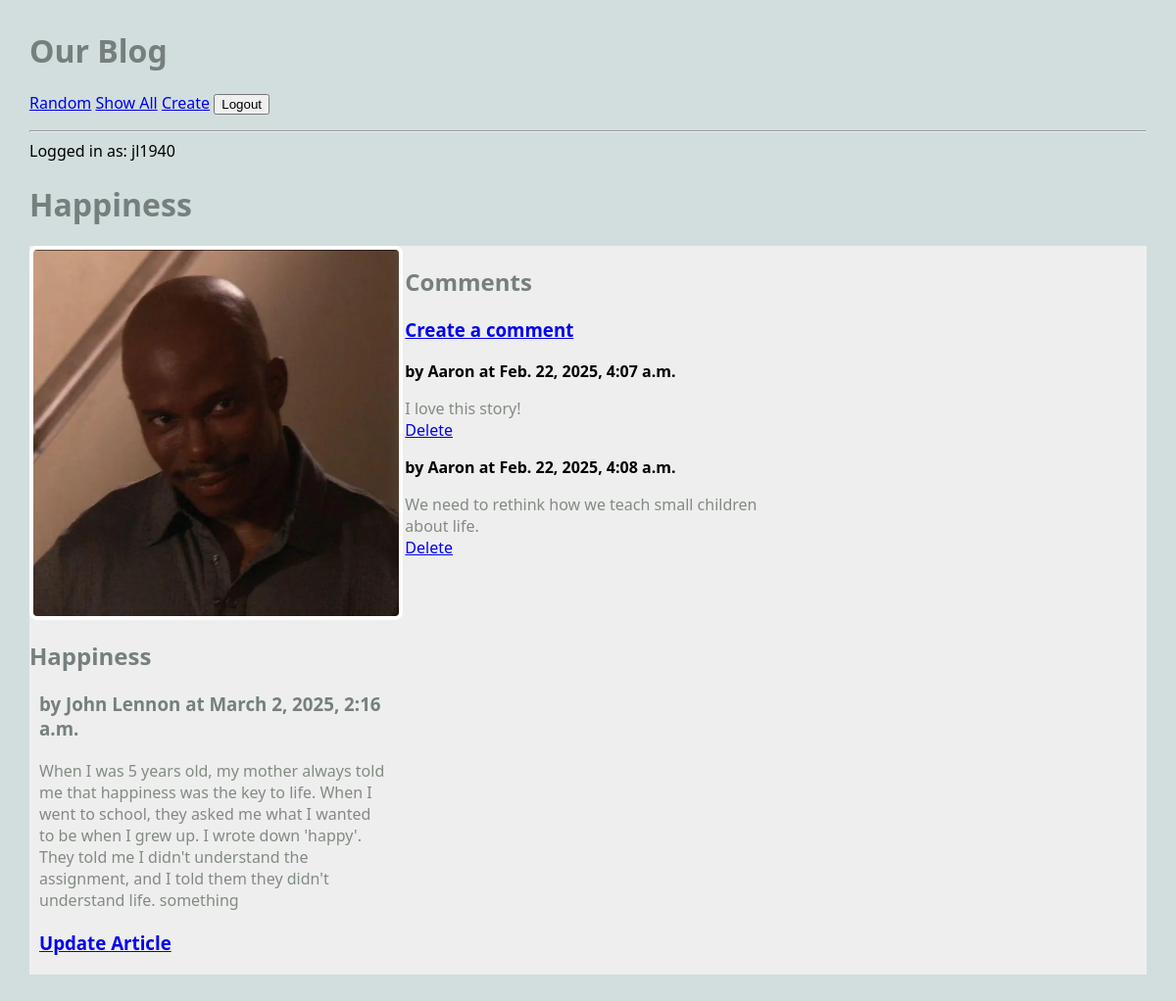
Screenshot of /blog/article/1 (signed in) with the database file from the repository.
### blog/models.py (models this page shows, shortened)
class Article(models.Model):
    title = models.TextField(blank=True)
    author = models.TextField(blank=True)
    text = models.TextField(blank=True)
    published = models.DateTimeField(auto_now=True)
    image_file = models.ImageField(blank=True)
    def get_all_comments(self):
        comments = Comment.objects.filter(article=self)
        return comments

class Comment(models.Model):
    article = models.ForeignKey(Article, on_delete=models.CASCADE)
    author = models.TextField(blank=False)
    text = models.TextField(blank=False)
    published = models.DateTimeField(auto_now=True)
    def __str__(self):
        return f'{self.text}'

### blog/views.py (the view)
# urls.py: path('article/<int:pk>', ArticleView.as_view(), name='article'), # new
class ArticleView(DetailView):
    model = Article
    template_name = 'blog/article.html'
    context_object_name = "article" # note singular variable name

### blog/templates/blog/article.html
{% extends 'blog/base.html' %}
{% block content %}
<h1>{{article.title}}</h1>
<main class="grid-container">
   <article>
       {% if article.image_file %}
       <img src="{{article.image_file.url}}" alt="">
       {% else %}
       <h3>No image</h3>
       {% endif %}
       <div>
            <h2>{{article.title}}</h2>
            <h3>by {{article.author}} at {{article.published}} </h3>
            <p>
                {{article.text}}
            </p>
            <h3>
                <a href="{% url 'update_article' article.pk %}">Update Article</a>
            </h3>
        </div>
    </article>
    <div>
        <h2>Comments</h2>
        <h3>
            <a href="{% url 'create_comment' article.pk %}">Create a comment</a>
        </h3>
        {% for comment in article.get_all_comments %}
            <div>
                <strong>by {{comment.author}} at {{comment.published}}</strong>
                <p>
                    {{comment.text}}
                    <br>
                    <a href="{% url 'delete_comment' comment.pk %}">Delete</a>
                </p>
            </div>
        {% endfor %}
    </div>
</main>
{% endblock %}

### blog/templates/blog/base.html (shortened to what this page needs)
{% load static %}
<html>
    <head>
        <link rel="stylesheet" href="{% static 'styles-blog.css' %}">
    </head>
    <body>
        <head>
            <h1>Our Blog</h1>
            <nav>
                <ul>
                    <li><a href="{% url 'random' %}">Random</a></li>
                    <li><a href="{% url 'show_all' %}">Show All</a></li>
                    {% if request.user.is_authenticated %}
                        <li><a href="{% url 'create_article' %}">Create</a></li>
                        <form action="{% url 'logout' %}" method="POST" style="display: inline;">
                            <button type="submit">Logout</button>
                        </form>
                    {% else %}
                        <li><a href="{% url 'login' %}">Log in</a></li>
                    {% endif %}
                </ul>
                <hr>
                {% if request.user.is_authenticated %}
                Logged in as: {{request.user}}
                {% else %}
                Not logged in.
                {% endif %}
            </nav>
        </head>
        {% block content %}
        {% endblock %}
    </body>
</html>

### static/styles-blog.css (style rules this page uses)
body { margin: 30px; background: #d1dedd; font-family:'Segoe UI', Tahoma, Geneva, Verdana, sans-serif; }
ul, li { padding: 0px; list-style-type: none; }
h1, h2, h3 { color: #767f7e; }
p { color: #828b82; }
.grid-container { background: #eee; max-width: 900px; display: grid; grid-template-columns: repeat(3, 1fr); grid-gap: 10px; max-width: 1200px; margin: 20px auto; }
article img, article.featured img { width: 100%; border: 4px solid #fff; border-radius: 8px; }
article p, article h3 { margin: 20px 10px; }
nav li { display: inline; }

### rows the page displays
Article: title "Happiness", image_file (picture), author "John Lennon", published "March 2, 2025, 2:16 a.m.", text "When I was 5 years old, my mother always told me that happiness was the key to life. When I went to school, they asked me what I wanted to be when I grew up. I wrote down 'happy'. They told me I didn't understand the assignment, and I told them they didn't understand life. something"
Comment: author "Aaron", published "Feb. 22, 2025, 4:07 a.m.", text "I love this story!"
Comment: author "Aaron", published "Feb. 22, 2025, 4:08 a.m.", text "We need to rethink how we teach small children about life."

### other values shown
{{ request.user }} "jl1940"
